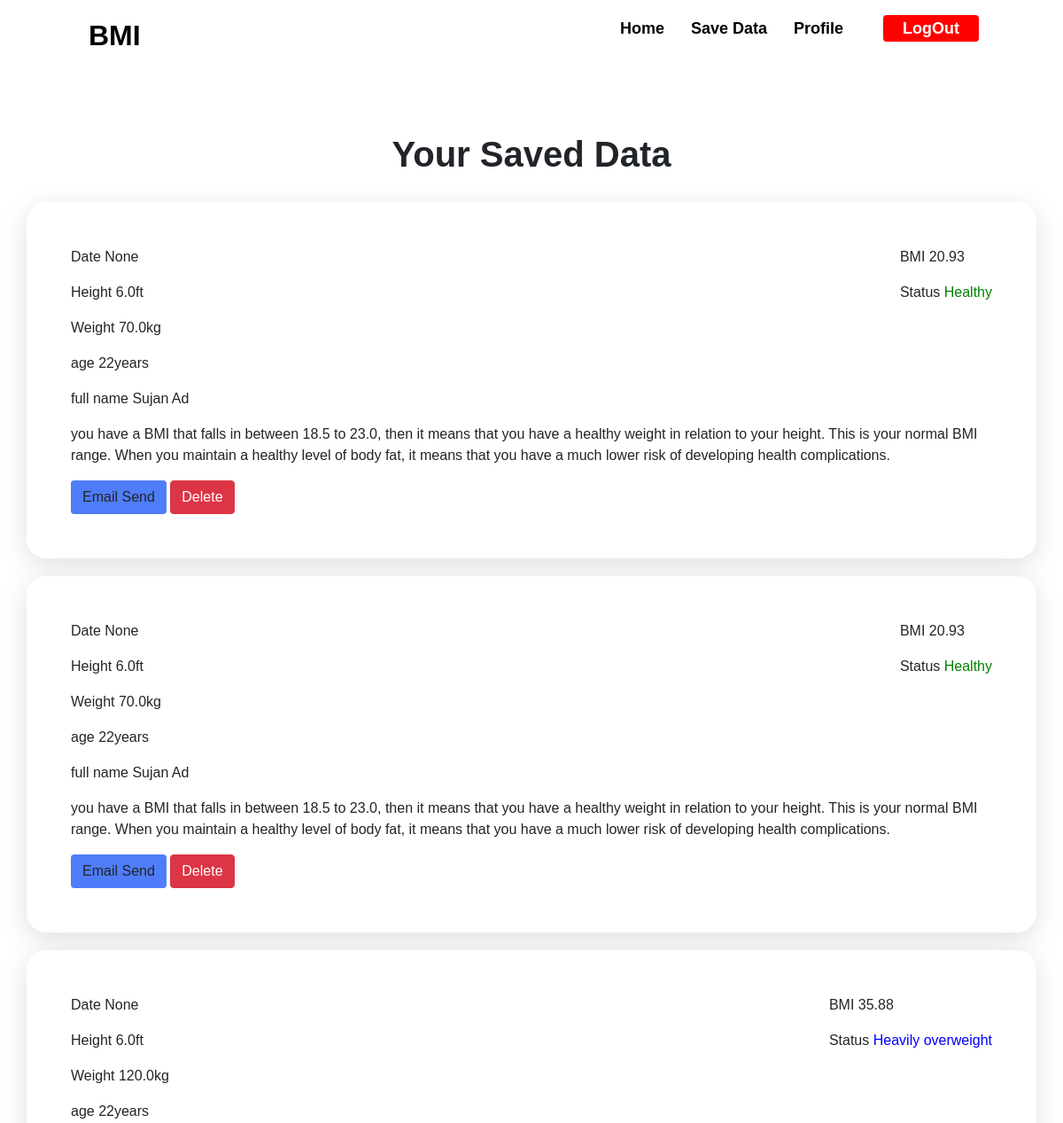
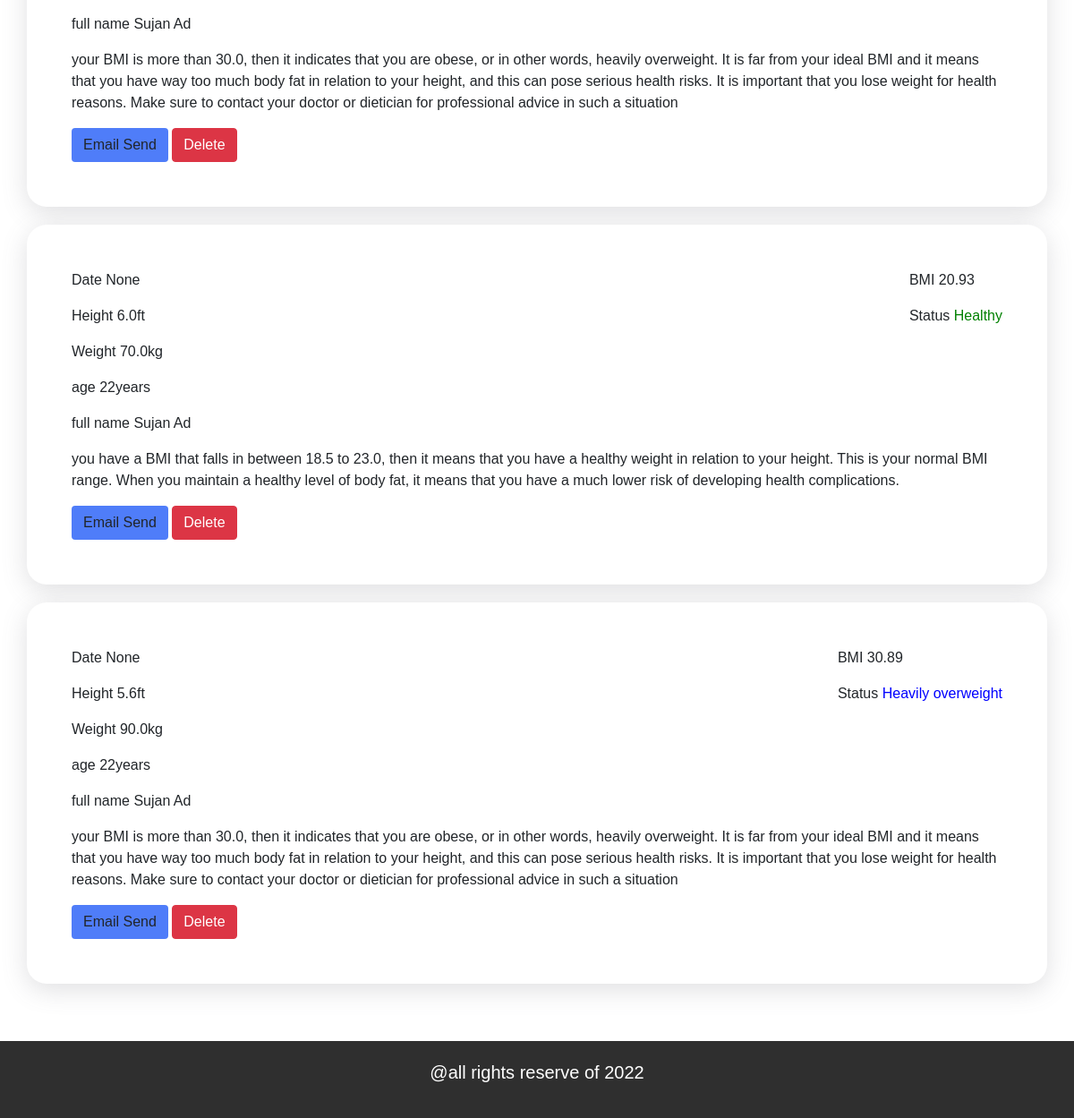
/saved-data-show/ (signed in), run on an earlier commit of the app's database (2 pictures, top to bottom).
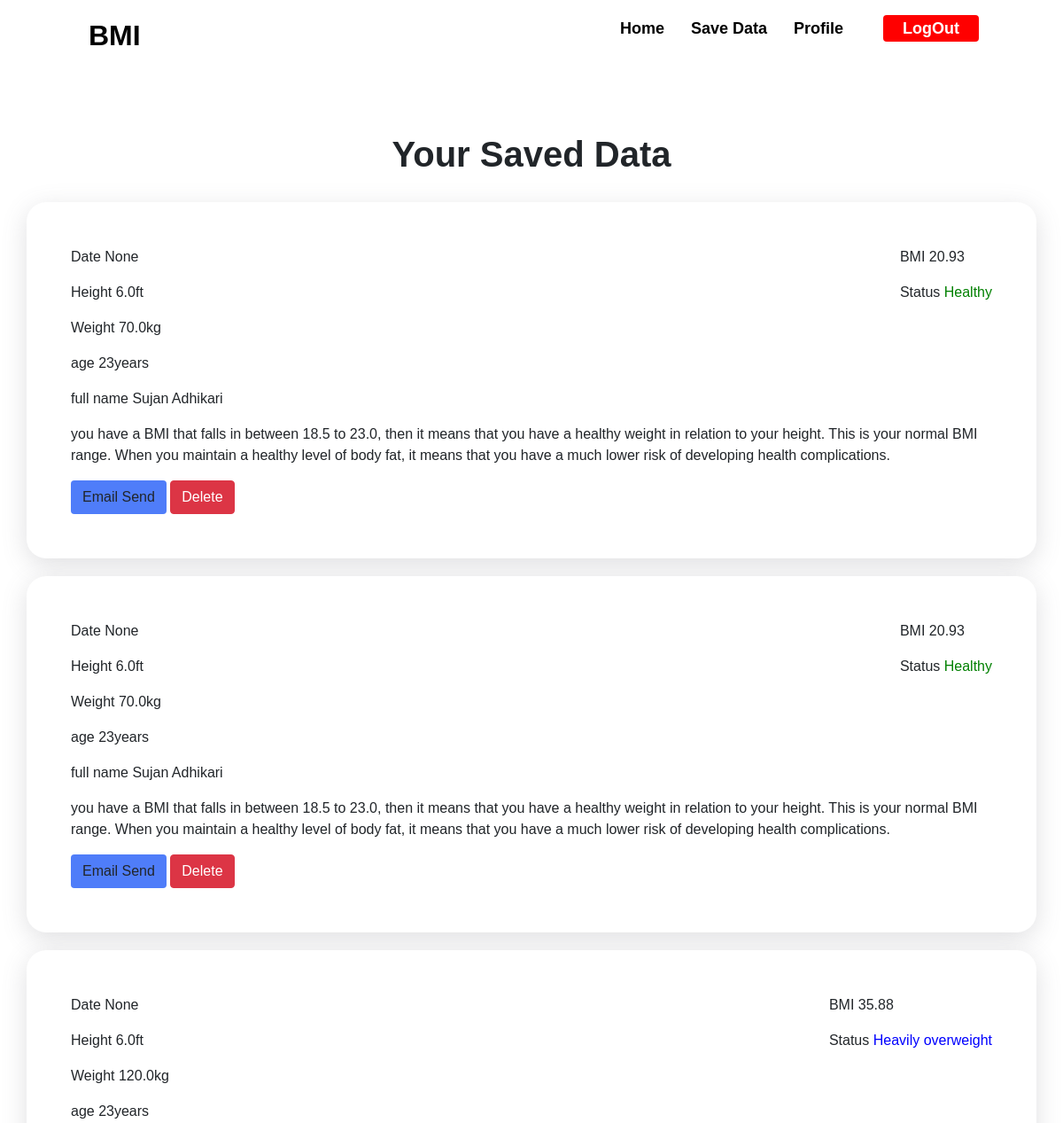
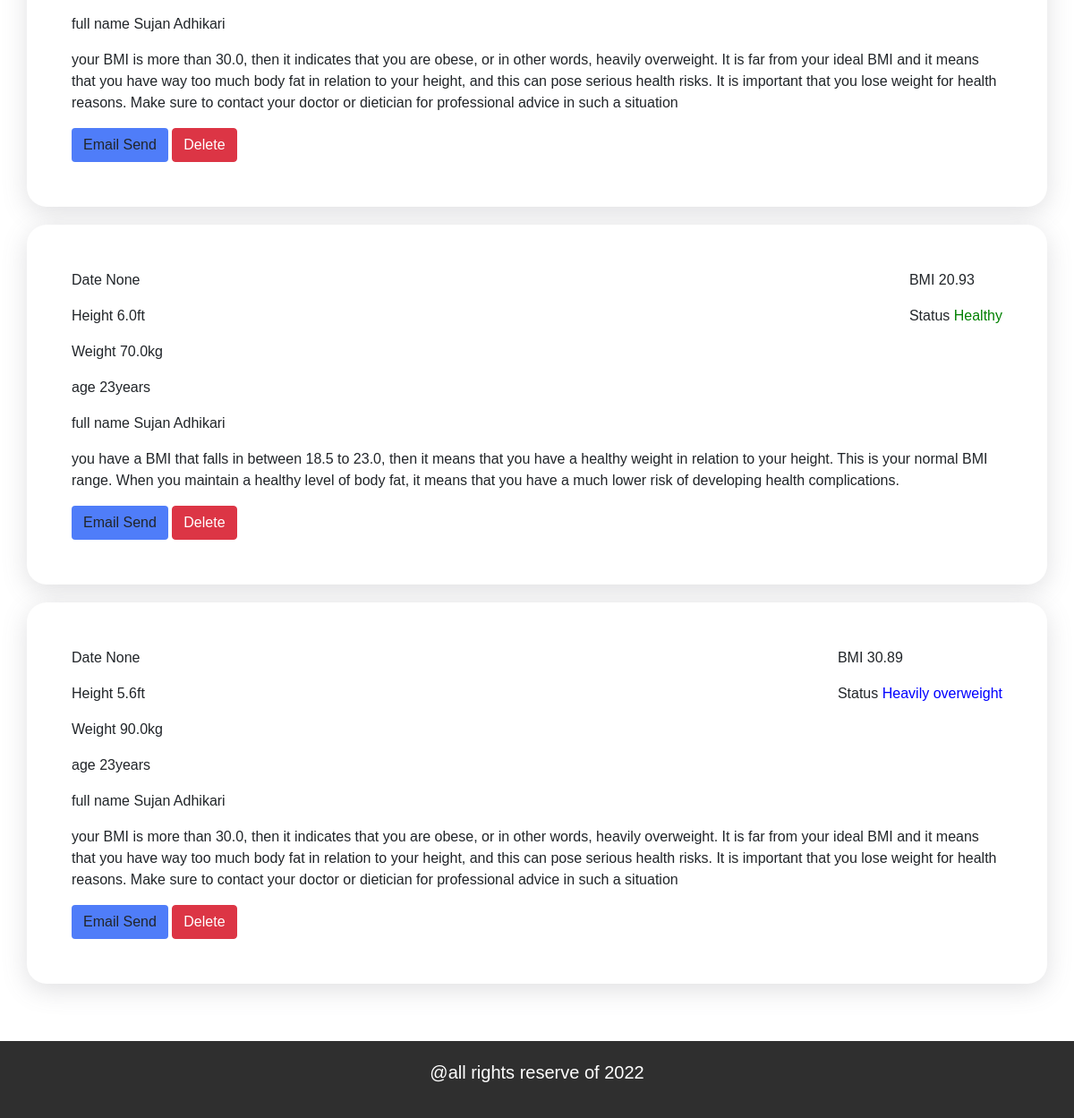
And on a later commit of the database (2 pictures, top to bottom).
### bmi/models.py (models this page shows, shortened)
class BMIMODEL(models.Model):
    height = models.FloatField()
    weight = models.FloatField()
    result = models.FloatField()
    status = models.CharField(max_length=20)
    suggest = models.TextField()
    show = models.BooleanField(default=False)
    user = models.ForeignKey(Account, on_delete=models.CASCADE,default=None)
    date = models.DateTimeField(auto_now=True)

### account/models.py (models this page shows, shortened)
class Account(AbstractBaseUser):
    first_name      = models.CharField(max_length=225)
    last_name       = models.CharField(max_length=225)
    age             = models.CharField(max_length=22)
    email           = models.EmailField(max_length=50,unique=True)
    joined_date     = models.DateTimeField(auto_now_add=True)
    last_login      = models.DateTimeField(auto_now_add=True)
    is_active       = models.BooleanField(default=False)
    is_admin        = models.BooleanField(default=False)
    is_superuser    = models.BooleanField(default=False)
    is_staff        = models.BooleanField(default=False)
    USERNAME_FIELD = 'email'
    REQUIRED_FIELDS = ['first_name','last_name']
    objects         = MyAccountManager()
    def full_name(self):
        return f'{self.first_name} {self.last_name}'

### bmi/views.py (the view)
# urls.py: path('saved-data-show/',views.show_saved_data,name="show-data"),
@login_required(login_url="login")
def show_saved_data(request):
    data = BMIMODEL.objects.filter(user=request.user)
    return render(request, "bmi-template/savedbmi.html",{"data":data})

### templates/bmi-template/savedbmi.html (shortened to what this page needs)
{% extends 'base.html' %}
{% load static %}
{% block main %}
    {% if data %}
    <div class="saved-bmi-wrapper" style="margin-bottom: 150px;">
        <h1 class="heading-bmi-saved">Your Saved Data</h1>
        {% for data_of_bmi in data %}
            <div class="container container-background" style="box-shadow: rgba(100, 100, 111, 0.2) 0px 7px 29px 0px;">
                <div class="information-wrapper" id="info">
                    <div class="user-body-detail">
                        <p>Date {{data_of_bmi.date}}</p>
                        <p>Height {{data_of_bmi.height}}ft</p>
                        <p>Weight {{data_of_bmi.weight}}kg</p>
                        <p>age {{data_of_bmi.user.age}}years</p>
                        <p>full name {{data_of_bmi.user.full_name}}</p>
                    </div>
                    <div class="resul-bmi">
                        <p>BMI <span class="result">{{data_of_bmi.result}}</span></p>
                        <p>Status <span class="status"> {{data_of_bmi.status}}</span></p>
                    </div>
                </div>
                <div class="suggestions">
                    <p>{{data_of_bmi.suggest}}</p>
                </div>
                <a href="{% url 'send-bmi-email' data_of_bmi.id %}" class="send-btn btn">Email Send</a>
                <a href="{% url 'bmi-delete' data_of_bmi.id %}" class="btn btn-danger">Delete</a>
            </div>
        {% endfor %}
    </div>
    {% else %}
        <div class="saved-bmi-wrapper" style="margin-bottom: 150px;">
            <h1 class="heading-bmi-saved">No Saved Data</h1>
        </div>
    {% endif %}
{% endblock main %}

What changed in the data, as far as the page shows it:
changed through a linked row, BMIMODEL (number 1 of 5 on the later page): user.age "22" → "23"; user.full_name "Sujan Ad" → "Sujan Adhikari"
changed through a linked row, BMIMODEL (number 2 of 5 on the later page): user.age "22" → "23"; user.full_name "Sujan Ad" → "Sujan Adhikari"
changed through a linked row, BMIMODEL (number 3 of 5 on the later page): user.age "22" → "23"; user.full_name "Sujan Ad" → "Sujan Adhikari"
changed through a linked row, BMIMODEL (number 4 of 5 on the later page): user.age "22" → "23"; user.full_name "Sujan Ad" → "Sujan Adhikari"
changed through a linked row, BMIMODEL (number 5 of 5 on the later page): user.age "22" → "23"; user.full_name "Sujan Ad" → "Sujan Adhikari"
